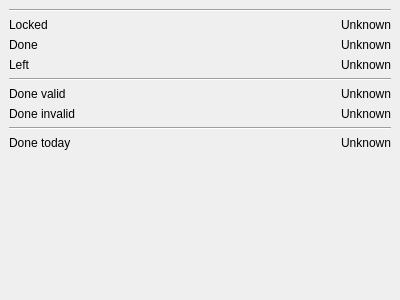
<?xml version="1.0" encoding="UTF-8"?>
<ui version="4.0">
 <class>SummaryDock</class>
 <widget class="QDockWidget" name="SummaryDock">
  <property name="geometry">
   <rect>
    <x>0</x>
    <y>0</y>
    <width>400</width>
    <height>300</height>
   </rect>
  </property>
  <property name="windowIcon">
   <iconset theme="accessories-calculator">
    <normaloff>.</normaloff>.</iconset>
  </property>
  <property name="windowTitle">
   <string>Summary</string>
  </property>
  <widget class="QWidget" name="dockWidgetContents">
   <layout class="QFormLayout" name="formLayout">
    <property name="fieldGrowthPolicy">
     <enum>QFormLayout::AllNonFixedFieldsGrow</enum>
    </property>
    <property name="rowWrapPolicy">
     <enum>QFormLayout::DontWrapRows</enum>
    </property>
    <property name="labelAlignment">
     <set>Qt::AlignLeading|Qt::AlignLeft|Qt::AlignVCenter</set>
    </property>
    <property name="formAlignment">
     <set>Qt::AlignRight|Qt::AlignTop|Qt::AlignTrailing</set>
    </property>
    <item row="1" column="0">
     <widget class="QLabel" name="lockedLabel">
      <property name="text">
       <string>Locked</string>
      </property>
     </widget>
    </item>
    <item row="1" column="1">
     <widget class="QLabel" name="lockedText">
      <property name="text">
       <string>Unknown</string>
      </property>
      <property name="alignment">
       <set>Qt::AlignRight|Qt::AlignTrailing|Qt::AlignVCenter</set>
      </property>
     </widget>
    </item>
    <item row="2" column="0">
     <widget class="QLabel" name="doneLabel">
      <property name="text">
       <string>Done</string>
      </property>
     </widget>
    </item>
    <item row="2" column="1">
     <widget class="QLabel" name="doneText">
      <property name="text">
       <string>Unknown</string>
      </property>
      <property name="alignment">
       <set>Qt::AlignRight|Qt::AlignTrailing|Qt::AlignVCenter</set>
      </property>
     </widget>
    </item>
    <item row="3" column="0">
     <widget class="QLabel" name="leftLabel">
      <property name="text">
       <string>Left</string>
      </property>
     </widget>
    </item>
    <item row="3" column="1">
     <widget class="QLabel" name="leftText">
      <property name="text">
       <string>Unknown</string>
      </property>
      <property name="alignment">
       <set>Qt::AlignRight|Qt::AlignTrailing|Qt::AlignVCenter</set>
      </property>
     </widget>
    </item>
    <item row="4" column="0" colspan="2">
     <widget class="Line" name="line_2">
      <property name="orientation">
       <enum>Qt::Horizontal</enum>
      </property>
     </widget>
    </item>
    <item row="5" column="0">
     <widget class="QLabel" name="validLabel">
      <property name="text">
       <string>Done valid</string>
      </property>
     </widget>
    </item>
    <item row="5" column="1">
     <widget class="QLabel" name="validText">
      <property name="text">
       <string>Unknown</string>
      </property>
      <property name="alignment">
       <set>Qt::AlignRight|Qt::AlignTrailing|Qt::AlignVCenter</set>
      </property>
     </widget>
    </item>
    <item row="6" column="0">
     <widget class="QLabel" name="invalidLabel">
      <property name="text">
       <string>Done invalid</string>
      </property>
     </widget>
    </item>
    <item row="6" column="1">
     <widget class="QLabel" name="invalidText">
      <property name="text">
       <string>Unknown</string>
      </property>
      <property name="alignment">
       <set>Qt::AlignRight|Qt::AlignTrailing|Qt::AlignVCenter</set>
      </property>
     </widget>
    </item>
    <item row="7" column="0" colspan="2">
     <widget class="Line" name="line_3">
      <property name="orientation">
       <enum>Qt::Horizontal</enum>
      </property>
     </widget>
    </item>
    <item row="8" column="0">
     <widget class="QLabel" name="todayLabel">
      <property name="text">
       <string>Done today</string>
      </property>
     </widget>
    </item>
    <item row="8" column="1">
     <widget class="QLabel" name="todayText">
      <property name="text">
       <string>Unknown</string>
      </property>
      <property name="alignment">
       <set>Qt::AlignRight|Qt::AlignTrailing|Qt::AlignVCenter</set>
      </property>
     </widget>
    </item>
    <item row="0" column="0" colspan="2">
     <widget class="Line" name="line_1">
      <property name="orientation">
       <enum>Qt::Horizontal</enum>
      </property>
     </widget>
    </item>
   </layout>
  </widget>
 </widget>
 <resources/>
 <connections/>
</ui>
